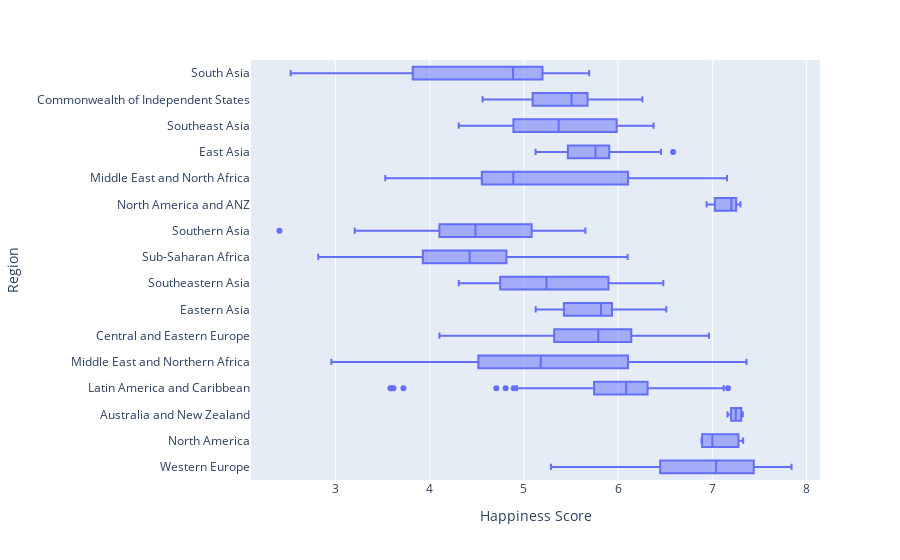

Notebook source saved alongside this figure:
### Markdown cell above
Western Europe has the highest level happiness score (mean)

South Asia and Sub-Saharan Africa have the lowest level happiness score amongst the regions.

### Code cell
fig = px.box(df, x= 'Happiness Score', y='Region',hover_data = df[['Region','Country']])
fig.update_traces(quartilemethod="inclusive")
fig.show()

### Figure 1 — Plotly figure (JSON) as saved in the notebook; plotly's stock layout.template omitted (floating-point values rounded to 4 significant figures; data arrays with more than 128 entries replaced by an {"elided": "..."} marker saying what was removed)
{"data": [{"alignmentgroup": "True", "customdata": {"elided": "758x1 str values"}, "hovertemplate": "Happiness Score=%{x}<br>Region=%{y}<br>Country=%{customdata[0]}<extra></extra>", "legendgroup": "", "marker": {"color": "#636efa"}, "name": "", "notched": false, "offsetgroup": "", "orientation": "h", "quartilemethod": "inclusive", "showlegend": false, "type": "box", "x": {"elided": "758 float values"}, "x0": " ", "xaxis": "x", "y": {"elided": "758 str values"}, "y0": " ", "yaxis": "y"}], "layout": {"boxmode": "group", "legend": {"tracegroupgap": 0}, "margin": {"t": 60}, "xaxis": {"anchor": "y", "domain": [0, 1], "title": {"text": "Happiness Score"}}, "yaxis": {"anchor": "x", "domain": [0, 1], "title": {"text": "Region"}}}}
